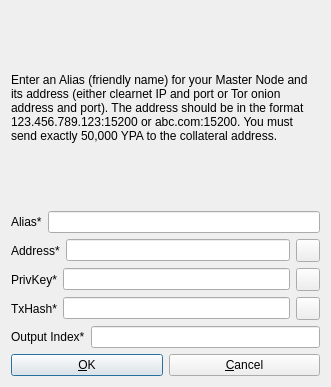
<?xml version="1.0" encoding="UTF-8"?>
<ui version="4.0">
 <class>AddEditAtomNode</class>
 <widget class="QDialog" name="AddEditAtomNode">
  <property name="geometry">
   <rect>
    <x>0</x>
    <y>0</y>
    <width>331</width>
    <height>387</height>
   </rect>
  </property>
  <property name="windowTitle">
   <string>Add/Edit YeePayssetsAssets Node</string>
  </property>
  <property name="modal">
   <bool>true</bool>
  </property>
  <layout class="QVBoxLayout" name="verticalLayout">
   <item>
    <widget class="QLabel" name="label_9">
     <property name="sizePolicy">
      <sizepolicy hsizetype="Preferred" vsizetype="Expanding">
       <horstretch>0</horstretch>
       <verstretch>0</verstretch>
      </sizepolicy>
     </property>
     <property name="text">
      <string>&lt;html&gt;&lt;head/&gt;&lt;body&gt;&lt;p&gt;Enter an Alias (friendly name) for your Master Node and its address (either clearnet IP and port or Tor onion address and port). The address should be in the format 123.456.789.123:15200 or abc.com:15200. You must send exactly 50,000 YPA to the collateral address.&lt;/p&gt;&lt;/body&gt;&lt;/html&gt;</string>
     </property>
     <property name="wordWrap">
      <bool>true</bool>
     </property>
    </widget>
   </item>
   <item>
    <layout class="QHBoxLayout" name="horizontalLayout_4">
     <property name="bottomMargin">
      <number>0</number>
     </property>
     <item>
      <widget class="QLabel" name="label_4">
       <property name="text">
        <string>Alias*</string>
       </property>
      </widget>
     </item>
     <item>
      <widget class="QLineEdit" name="aliasLineEdit"/>
     </item>
    </layout>
   </item>
   <item>
    <layout class="QHBoxLayout" name="horizontalLayout_5">
     <property name="bottomMargin">
      <number>0</number>
     </property>
     <item>
      <widget class="QLabel" name="label_6">
       <property name="text">
        <string>Address*</string>
       </property>
      </widget>
     </item>
     <item>
      <widget class="QLineEdit" name="addressLineEdit"/>
     </item>
     <item>
      <widget class="QToolButton" name="AddEditAddressPasteButton">
       <property name="toolTip">
        <string>Paste address from clipboard</string>
       </property>
       <property name="text">
        <string/>
       </property>
       <property name="icon">
        <iconset resource="../bitcoin.qrc">
         <normaloff>:/icons/editpaste</normaloff>:/icons/editpaste</iconset>
       </property>
       <property name="shortcut">
        <string>Alt+P</string>
       </property>
      </widget>
     </item>
    </layout>
   </item>
   <item>
    <layout class="QHBoxLayout" name="horizontalLayout_3">
     <property name="bottomMargin">
      <number>0</number>
     </property>
     <item>
      <widget class="QLabel" name="label_5">
       <property name="text">
        <string>PrivKey*</string>
       </property>
      </widget>
     </item>
     <item>
      <widget class="QLineEdit" name="privkeyLineEdit"/>
     </item>
     <item>
      <widget class="QToolButton" name="AddEditPrivkeyPasteButton">
       <property name="toolTip">
        <string>Paste address from clipboard</string>
       </property>
       <property name="text">
        <string/>
       </property>
       <property name="icon">
        <iconset resource="../bitcoin.qrc">
         <normaloff>:/icons/editpaste</normaloff>:/icons/editpaste</iconset>
       </property>
       <property name="shortcut">
        <string>Alt+P</string>
       </property>
      </widget>
     </item>
    </layout>
   </item>
   <item>
    <layout class="QHBoxLayout" name="horizontalLayout_2">
     <property name="bottomMargin">
      <number>0</number>
     </property>
     <item>
      <widget class="QLabel" name="label_2">
       <property name="text">
        <string>TxHash*</string>
       </property>
      </widget>
     </item>
     <item>
      <widget class="QLineEdit" name="txhashLineEdit"/>
     </item>
     <item>
      <widget class="QToolButton" name="AddEditTxhashPasteButton">
       <property name="toolTip">
        <string>Paste address from clipboard</string>
       </property>
       <property name="text">
        <string/>
       </property>
       <property name="icon">
        <iconset resource="../bitcoin.qrc">
         <normaloff>:/icons/editpaste</normaloff>:/icons/editpaste</iconset>
       </property>
       <property name="shortcut">
        <string>Alt+P</string>
       </property>
      </widget>
     </item>
    </layout>
   </item>
   <item>
    <layout class="QHBoxLayout" name="horizontalLayout_8">
     <property name="bottomMargin">
      <number>0</number>
     </property>
     <item>
      <widget class="QLabel" name="label_8">
       <property name="text">
        <string>Output Index*</string>
       </property>
      </widget>
     </item>
     <item>
      <widget class="QLineEdit" name="outputindexLineEdit"/>
     </item>
    </layout>
   </item>
   <item>
    <layout class="QHBoxLayout" name="horizontalLayout_Buttons">
     <item>
      <widget class="QPushButton" name="okButton">
       <property name="text">
        <string>&amp;OK</string>
       </property>
      </widget>
     </item>
     <item>
      <widget class="QPushButton" name="cancelButton">
       <property name="text">
        <string>&amp;Cancel</string>
       </property>
       <property name="autoDefault">
        <bool>false</bool>
       </property>
      </widget>
     </item>
    </layout>
   </item>
  </layout>
 </widget>
 <resources>
  <include location="../bitcoin.qrc"/>
 </resources>
 <connections/>
</ui>
